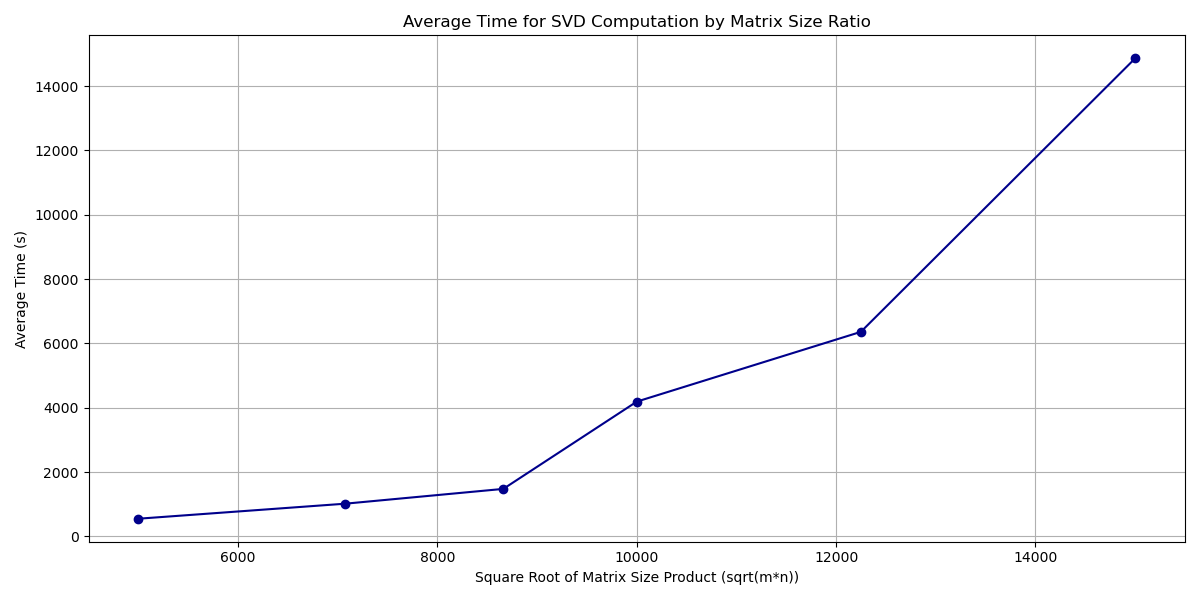

Reproduce this figure in Python.
import re
from collections import defaultdict
import matplotlib.pyplot as plt
import numpy as np

# 读取日志数据
with open("output.log") as f:
    log_data = f.read()

# 正则表达式用于提取矩阵大小和完成时间
regex = r"matrix of size (\d+)x(\d+) completed in: ([\d.]+)s"

# 使用字典存储每个矩阵大小的总时间和计数
time_data = defaultdict(lambda: {"total_time": 0, "count": 0})

# 遍历日志数据，提取和累加时间
for match in re.finditer(regex, log_data):
    rows, cols, time = match.groups()
    mn_value = int(rows) * int(cols)  # 计算 m*n
    time_data[mn_value]["total_time"] += float(time)
    time_data[mn_value]["count"] += 1

# 计算每个 m*n 值的平均时间
average_times = {mn: data["total_time"] / data["count"] for mn, data in time_data.items()}

# 将 m*n 值进行排序
sorted_mn_values = sorted(average_times.keys())

# 计算排序后的平均时间
sorted_avg_times = [average_times[mn] for mn in sorted_mn_values]

# 转换 m*n 为实际的 m 和 n 比例
ratios = [np.sqrt(mn) for mn in sorted_mn_values]  # Assuming square matrices

# 绘制折线图
plt.figure(figsize=(12, 6))
plt.plot(ratios, sorted_avg_times, marker='o', color='darkblue')
plt.xlabel('Square Root of Matrix Size Product (sqrt(m*n))')
plt.ylabel('Average Time (s)')
plt.title('Average Time for SVD Computation by Matrix Size Ratio')
plt.grid(True)
plt.tight_layout()

# 保存图片 
plt.savefig("plot.png")
